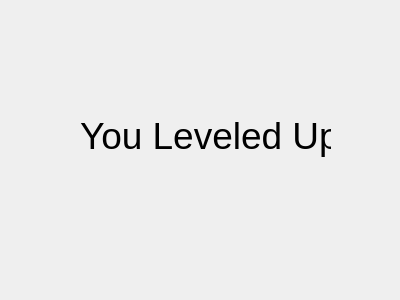
<?xml version="1.0" encoding="UTF-8"?>
<ui version="4.0">
 <class>leveledUp</class>
 <widget class="QDialog" name="leveledUp">
  <property name="geometry">
   <rect>
    <x>0</x>
    <y>0</y>
    <width>400</width>
    <height>300</height>
   </rect>
  </property>
  <property name="windowTitle">
   <string>Dialog</string>
  </property>
  <widget class="QLabel" name="label">
   <property name="geometry">
    <rect>
     <x>80</x>
     <y>80</y>
     <width>251</width>
     <height>111</height>
    </rect>
   </property>
   <property name="font">
    <font>
     <pointsize>28</pointsize>
    </font>
   </property>
   <property name="text">
    <string>You Leveled Up</string>
   </property>
  </widget>
 </widget>
 <resources/>
 <connections/>
</ui>
